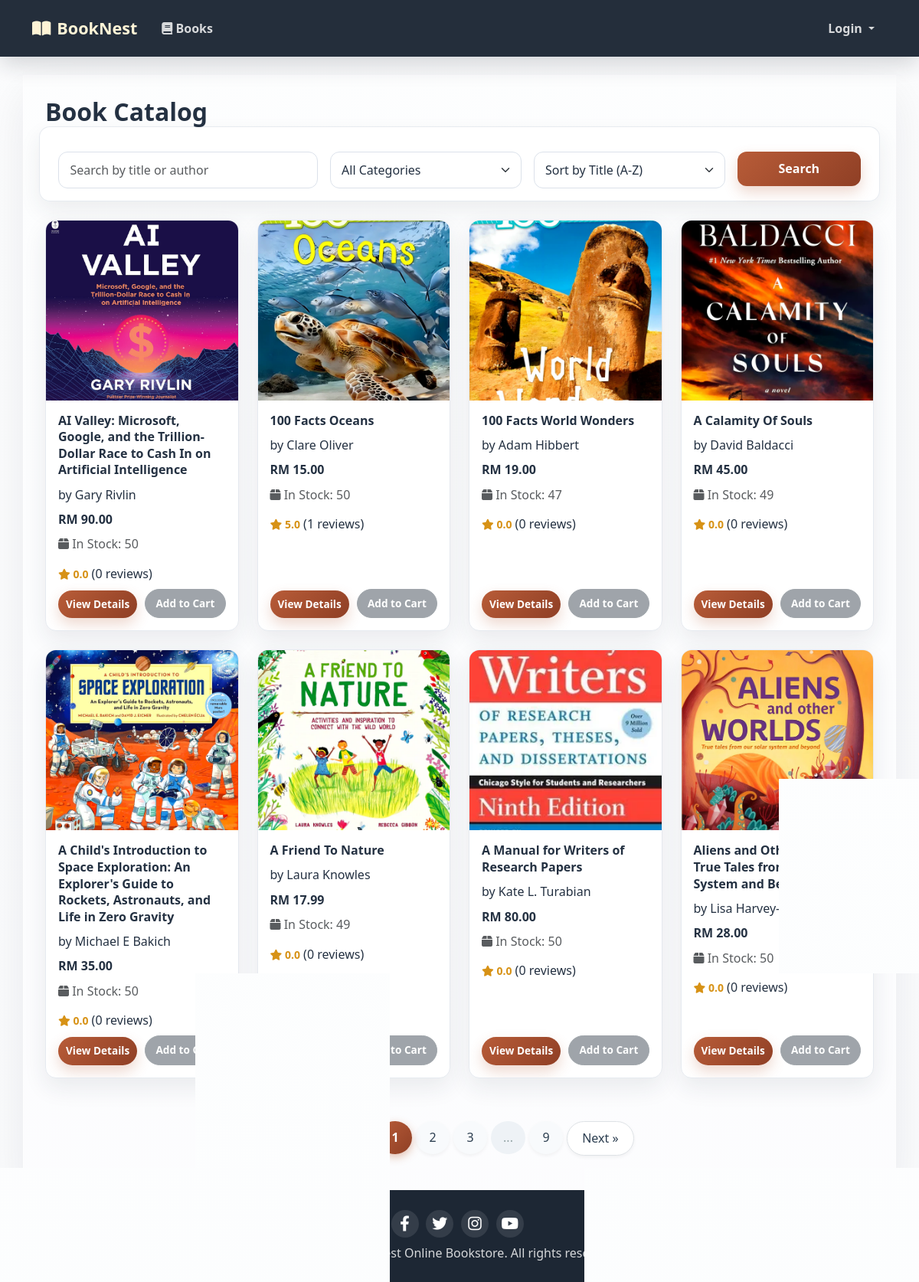
The app's page /Customer/selectBook.php with its own data.
### tables this page shows
CREATE TABLE `books` (
  `id` int(10) UNSIGNED NOT NULL,
  `title` varchar(255) NOT NULL,
  `author` varchar(150) NOT NULL,
  `description` text DEFAULT NULL,
  `category` varchar(100) DEFAULT NULL,
  `price` decimal(10,2) NOT NULL,
  `stock` int(11) NOT NULL DEFAULT 0,
  `image` varchar(255) NOT NULL DEFAULT 'default.jpg',
  `rating_avg` decimal(3,2) NOT NULL DEFAULT 0.00,
  `rating_count` int(11) NOT NULL DEFAULT 0,
  `created_at` timestamp NOT NULL DEFAULT current_timestamp(),
  `sales` int(11) NOT NULL DEFAULT 0,
  `min_stock` int(11) DEFAULT 5
);

### Customer/selectBook.php (the view, shortened to what this page needs)
<?php
include '../Customize&Database/header.php';
$page = isset($_GET['page']) ? (int)$_GET['page'] : 1;
$perPage = 8;
$offset = ($page - 1) * $perPage;
$search = $_GET['search'] ?? '';
$sort = $_GET['sort'] ?? 'title_asc';
$baseSql = "SELECT * FROM books WHERE 1=1";
$countSql = "SELECT COUNT(*) FROM books WHERE 1=1";
$params = [];
switch ($sort) {
    default:
        $orderBy = " ORDER BY title ASC";
}
$countStmt = $pdo->prepare($countSql);
$countStmt->execute($params);
$totalBooks = $countStmt->fetchColumn();
$totalPages = ceil($totalBooks / $perPage);
$dataSql = $baseSql . $orderBy . " LIMIT $offset, $perPage";
$dataStmt = $pdo->prepare($dataSql);
$dataStmt->execute($params);
$books = $dataStmt->fetchAll();
?>
<h2>Book Catalog</h2>
<form method="GET" class="row g-3 mb-4">
    <div class="col-md-4">
        <input type="text" name="search" class="form-control" placeholder="Search by title or author" value="<?= htmlspecialchars($search) ?>">
    </div>
    <div class="col-md-3">
        <select name="category" class="form-select">
            <option value="">All Categories</option>
        </select>
    </div>
    <div class="col-md-3">
        <select name="sort" class="form-select">
            <option value="title_asc" <?= $sort == 'title_asc' ? 'selected' : '' ?>>Sort by Title (A-Z)</option>
        </select>
    </div>
    <div class="col-md-2">
        <button type="submit" class="btn btn-primary w-100">Search</button>
    </div>
</form>
<div class="row">
    <?php if (count($books) == 0): ?>
        <div class="col-12">
            <div class="alert alert-info">No books found.</div>
        </div>
    <?php else: ?>
        <?php foreach ($books as $book):
            $stock = $book['stock'];
            if ($stock <= 0) {
                $stockHtml = '<p class="text-danger fw-bold mb-0"><i class="fas fa-times-circle"></i> Out of Stock</p>';
                $disableCart = true;
            } elseif ($stock <= 5) {
                $stockHtml = '<p class="text-warning fw-bold mb-0"><i class="fas fa-exclamation-triangle"></i> Only ' . $stock . ' left!</p>';
                $disableCart = false;
            } else {
                $stockHtml = '<p class="text-muted mb-0"><i class="fas fa-box"></i> In Stock: ' . $stock . '</p>';
                $disableCart = false;
            }
        ?>
            <div class="col-md-3 mb-4">
                <div class="card h-100 book-card book-card-clickable" onclick="location.href='bookDetail.php?id=<?= $book['id'] ?>';">
                    <img src="<?= htmlspecialchars($book['image']) ?>" class="card-img-top" style="height:200px; object-fit:cover;">
                    <div class="card-body">
                        <h5 class="card-title"><?= htmlspecialchars($book['title']) ?></h5>
                        <p class="card-text">by <?= htmlspecialchars($book['author']) ?></p>
                        <p class="card-text"><strong>RM <?= number_format($book['price'], 2) ?></strong></p>
                        <?= $stockHtml ?>
                        <p class="card-text mt-2"><small class="star-rating"><i class="fas fa-star"></i> <?= number_format($book['rating_avg'], 1) ?></small> (<?= $book['rating_count'] ?> reviews)</p>
                        <div class="card-buttons" onclick="event.stopPropagation();">
                            <a href="bookDetail.php?id=<?= $book['id'] ?>" class="btn btn-sm btn-primary">View Details</a>
                            <?php if (isset($_SESSION['user_role']) && $_SESSION['user_role'] == 'customer'): ?>
                                <form method="POST" class="d-inline w-100">
                                    <input type="hidden" name="book_id" value="<?= $book['id'] ?>">
                                    <input type="hidden" name="quantity" value="1">
                                    <button type="submit" name="add_to_cart" class="btn btn-sm btn-primary w-100" <?= $disableCart ? 'disabled' : '' ?>>
                                        <i class="fas fa-cart-plus"></i> Add to Cart
                                    </button>
                                </form>
                            <?php else: ?>
                                <button class="btn btn-sm btn-secondary" disabled title="Please login to add to cart">Add to Cart</button>
                            <?php endif; ?>
                        </div>
                    </div>
                </div>
            </div>
        <?php endforeach; ?>
    <?php endif; ?>
</div>
<?php if ($totalPages > 1): ?>
    <div class="custom-pagination">
        <nav aria-label="Page navigation">
            <ul class="pagination">
                <?php if ($page > 1): ?>
                    <li class="page-item">
                        <a class="page-link" href="?<?= http_build_query(array_merge($_GET, ['page' => $page - 1])) ?>" aria-label="Previous">
                            <span aria-hidden="true">&laquo; Previous</span>
                        </a>
                    </li>
                <?php else: ?>
                    <li class="page-item disabled"><span class="page-link">&laquo; Previous</span></li>
                <?php endif; ?>
                <?php
                $startPage = max(1, $page - 2);
                $endPage = min($totalPages, $page + 2);
                for ($i = $startPage; $i <= $endPage; $i++):
                ?>
                    <li class="page-item <?= ($i == $page) ? 'active' : '' ?>">
                        <a class="page-link" href="?<?= http_build_query(array_merge($_GET, ['page' => $i])) ?>"><?= $i ?></a>
                    </li>
                <?php endfor;
                if ($endPage < $totalPages) {
                    if ($endPage < $totalPages - 1) echo '<li class="page-item disabled"><span class="page-link">...</span></li>';
                    echo '<li class="page-item"><a class="page-link" href="?' . http_build_query(array_merge($_GET, ['page' => $totalPages])) . '">' . $totalPages . '</a></li>';
                }
                ?>
                <?php if ($page < $totalPages): ?>
                    <li class="page-item">
                        <a class="page-link" href="?<?= http_build_query(array_merge($_GET, ['page' => $page + 1])) ?>" aria-label="Next">
                            <span aria-hidden="true">Next &raquo;</span>
                        </a>
                    </li>
                <?php else: ?>
                    <li class="page-item disabled"><span class="page-link">Next &raquo;</span></li>
                <?php endif; ?>
            </ul>
        </nav>
    </div>
<?php endif; ?>
<?php include '../Customize&Database/footer.php'; ?>

### Customize&Database/design.css (style rules this page uses)
html, body { min-height: 100%; margin: 0; padding: 0; }
body { background: linear-gradient(180deg, rgba(246, 248, 251, 0.35), rgba(246, 248, 251, 0.55)), url('/finalproject/booknestonlinebookstoresystem/Image/background6.jpg'); background-size: cover; background-position: center center; background-repeat: no-repeat; background-attachment: fixed; color: var(--bn-ink); display: flex; flex-direction: column; font-family: "Segoe UI", Arial, sans-serif; min-height: 100vh; }
body, p, .description, .card-text { color: var(--bn-ink); font-weight: 400; }
h1, h2, h3, h4, h5, .navbar-brand { letter-spacing: 0; }
h2, h3 { color: var(--bn-ink); font-weight: 800; margin-bottom: 1rem; }
.card, .row .col-md-8 { background-color: var(--bn-surface); }
.card { border: 1px solid rgba(230, 234, 240, 0.9); border-radius: var(--bn-radius); box-shadow: 0 12px 30px rgba(36, 49, 66, 0.08); }
.book-card { background: #ffffff; border: 1px solid var(--bn-line); border-radius: var(--bn-radius); box-shadow: 0 12px 30px rgba(36, 49, 66, 0.09); overflow: hidden; transition: transform 0.22s ease, box-shadow 0.22s ease; }
.book-card img, .book-card .card-img-top { background: #eef2f6; height: 235px !important; object-fit: cover; width: 100%; }
.book-card .card-body { display: flex; flex-direction: column; gap: 0.38rem; padding: 1rem; }
.book-card .card-title { color: var(--bn-ink); font-size: 1rem; font-weight: 800; line-height: 1.35; margin-bottom: 0.15rem; }
.book-card .card-text { margin-bottom: 0.15rem; }
.book-card .btn { margin-top: auto; }
.star-rating { color: #d79216; font-weight: 700; }
.form-control, .form-select { border: 1px solid #dbe1ea; border-radius: 12px; color: var(--bn-ink); min-height: 46px; padding: 0.68rem 0.9rem; transition: border-color 0.18s ease, box-shadow 0.18s ease; }
form.row.g-3 { background: rgba(255, 255, 255, 0.92); border: 1px solid rgba(230, 234, 240, 0.95); border-radius: var(--bn-radius); box-shadow: 0 12px 28px rgba(36, 49, 66, 0.08); padding: 1rem; }
.btn { border-radius: 12px; font-weight: 700; }
.btn-primary, .btn-sm.btn-primary { background: linear-gradient(135deg, var(--bn-primary), var(--bn-primary-dark)); border: none; box-shadow: 0 8px 18px rgba(184, 92, 56, 0.24); color: #ffffff; padding: 0.65rem 1rem; text-shadow: none; transition: transform 0.18s ease, box-shadow 0.18s ease, opacity 0.18s ease; }
.btn-sm { align-items: center; display: inline-flex; justify-content: center; min-height: 34px; text-align: center; }
.card-body a { color: var(--bn-primary-dark); text-decoration: none; }

### Customer/selectBook.php (style rules this page uses)
.custom-pagination { margin-top: 2rem; margin-bottom: 1rem; }
.custom-pagination .pagination { justify-content: center; gap: 6px; flex-wrap: wrap; }
.custom-pagination .page-item { margin: 0; }
.custom-pagination .page-link { border: none; background: #f8fafc; color: #2c3e50; font-weight: 500; padding: 0.6rem 1rem; border-radius: 40px !important; transition: all 0.25s ease; box-shadow: 0 2px 5px rgba(0, 0, 0, 0.05); min-width: 44px; text-align: center; }
.custom-pagination .active .page-link { background: linear-gradient(135deg, var(--bn-primary), var(--bn-primary-dark)); color: white; font-weight: 700; box-shadow: 0 4px 12px rgba(184, 92, 56, 0.4); cursor: default; }
.custom-pagination .disabled .page-link { background: #eef2f6; color: #95a5a6; cursor: not-allowed; transform: none; box-shadow: none; }
.custom-pagination .page-item:first-child .page-link, .custom-pagination .page-item:last-child .page-link { background: white; border: 1px solid #dee2e6; padding: 0.6rem 1.2rem; }
.book-card-clickable { cursor: pointer; }
.card-buttons { display: flex; gap: 10px; margin-top: auto; }
.card-buttons .btn { flex: 1; white-space: nowrap; display: inline-flex; align-items: center; justify-content: center; gap: 6px; padding: 0.5rem 0.25rem; font-size: 0.85rem; border-radius: 30px; }

### records on screen
books: image (picture), title "AI Valley: Microsoft, Google, and the Trillion-Dollar Race to Cash In on Artificial Intelligence", author "Gary Rivlin", price "90.00", stock "50", rating_avg "0.0", rating_count "0"
books: image (picture), title "100 Facts Oceans", author "Clare Oliver", price "15.00", stock "50", rating_avg "5.0", rating_count "1"
books: image (picture), title "100 Facts World Wonders", author "Adam Hibbert", price "19.00", stock "47", rating_avg "0.0", rating_count "0"
books: image (picture), title "A Calamity Of Souls", author "David Baldacci", price "45.00", stock "49", rating_avg "0.0", rating_count "0"
books: image (picture), title "A Child's Introduction to Space Exploration: An Explorer's Guide to Rockets, Astronauts, and Life in Zero Gravity", author "Michael E Bakich", price "35.00", stock "50", rating_avg "0.0", rating_count "0"
books: image (picture), title "A Friend To Nature", author "Laura Knowles", price "17.99", stock "49", rating_avg "0.0", rating_count "0"
books: image (picture), title "A Manual for Writers of Research Papers", author "Kate L. Turabian", price "80.00", stock "50", rating_avg "0.0", rating_count "0"
books: image (picture), title "Aliens and Other Worlds: True Tales from Our Solar System and Beyond", author "Lisa Harvey-Smith", price "28.00", stock "50", rating_avg "0.0", rating_count "0"

### other values on screen
$totalPages "9"
